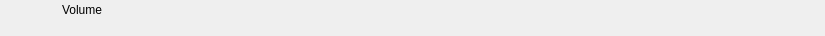
<?xml version="1.0" encoding="UTF-8"?>
<ui version="4.0">
 <class>RundownVolumeWidget</class>
 <widget class="QWidget" name="RundownVolumeWidget">
  <property name="geometry">
   <rect>
    <x>0</x>
    <y>0</y>
    <width>825</width>
    <height>36</height>
   </rect>
  </property>
  <layout class="QHBoxLayout" name="horizontalLayout">
   <property name="spacing">
    <number>0</number>
   </property>
   <property name="margin">
    <number>0</number>
   </property>
   <item>
    <widget class="QFrame" name="frameItem">
     <property name="sizePolicy">
      <sizepolicy hsizetype="Preferred" vsizetype="Fixed">
       <horstretch>0</horstretch>
       <verstretch>0</verstretch>
      </sizepolicy>
     </property>
     <property name="minimumSize">
      <size>
       <width>0</width>
       <height>36</height>
      </size>
     </property>
     <widget class="QLabel" name="labelIcon">
      <property name="geometry">
       <rect>
        <x>22</x>
        <y>2</y>
        <width>32</width>
        <height>32</height>
       </rect>
      </property>
      <property name="text">
       <string/>
      </property>
      <property name="pixmap">
       <pixmap resource="../Widgets.qrc">:/Graphics/Images/Volume.png</pixmap>
      </property>
      <property name="scaledContents">
       <bool>true</bool>
      </property>
     </widget>
     <widget class="QLabel" name="labelChannel">
      <property name="geometry">
       <rect>
        <x>0</x>
        <y>0</y>
        <width>0</width>
        <height>0</height>
       </rect>
      </property>
      <property name="text">
       <string></string>
      </property>
     </widget>
     <widget class="QLabel" name="labelLabel">
      <property name="geometry">
       <rect>
        <x>62</x>
        <y>2</y>
        <width>5000</width>
        <height>16</height>
       </rect>
      </property>
      <property name="text">
       <string>Volume</string>
      </property>
     </widget>
     <widget class="QLabel" name="labelVideolayer">
      <property name="geometry">
       <rect>
        <x>140</x>
        <y>19</y>
        <width>40</width>
        <height>16</height>
       </rect>
      </property>
      <property name="text">
       <string></string>
      </property>
     </widget>
     <widget class="QLabel" name="labelColor">
      <property name="geometry">
       <rect>
        <x>0</x>
        <y>0</y>
        <width>18</width>
        <height>36</height>
       </rect>
      </property>
      <property name="text">
       <string/>
      </property>
     </widget>
     <widget class="QLabel" name="labelGroupColor">
      <property name="geometry">
       <rect>
        <x>0</x>
        <y>0</y>
        <width>6</width>
        <height>36</height>
       </rect>
      </property>
      <property name="text">
       <string/>
      </property>
     </widget>
     <widget class="QLabel" name="labelDevice">
      <property name="geometry">
       <rect>
        <x>62</x>
        <y>19</y>
        <width>75</width>
        <height>16</height>
       </rect>
      </property>
      <property name="text">
       <string></string>
      </property>
     </widget>
     <widget class="QLabel" name="labelDelay">
      <property name="geometry">
       <rect>
        <x>185</x>
        <y>19</y>
        <width>55</width>
        <height>16</height>
       </rect>
      </property>
      <property name="text">
       <string></string>
      </property>
     </widget>
     <widget class="QLabel" name="labelRemoteTriggerId">
      <property name="geometry">
       <rect>
        <x>245</x>
        <y>19</y>
        <width>70</width>
        <height>16</height>
       </rect>
      </property>
      <property name="text">
       <string></string>
      </property>
     </widget>
    </widget>
   </item>
   <item>
    <widget class="QFrame" name="frameStatus">
     <property name="minimumSize">
      <size>
       <width>77</width>
       <height>0</height>
      </size>
     </property>
     <property name="maximumSize">
      <size>
       <width>77</width>
       <height>16777215</height>
      </size>
     </property>
     <widget class="QLabel" name="labelGpiConnected">
      <property name="geometry">
       <rect>
        <x>1</x>
        <y>2</y>
        <width>32</width>
        <height>32</height>
       </rect>
      </property>
      <property name="minimumSize">
       <size>
        <width>32</width>
        <height>32</height>
       </size>
      </property>
      <property name="maximumSize">
       <size>
        <width>32</width>
        <height>32</height>
       </size>
      </property>
      <property name="lineWidth">
       <number>0</number>
      </property>
      <property name="text">
       <string/>
      </property>
      <property name="pixmap">
       <pixmap resource="../Widgets.qrc">:/Graphics/Images/GpiConnected.png</pixmap>
      </property>
      <property name="scaledContents">
       <bool>true</bool>
      </property>
     </widget>
     <widget class="QLabel" name="labelDisconnected">
      <property name="geometry">
       <rect>
        <x>32</x>
        <y>2</y>
        <width>32</width>
        <height>32</height>
       </rect>
      </property>
      <property name="minimumSize">
       <size>
        <width>32</width>
        <height>32</height>
       </size>
      </property>
      <property name="maximumSize">
       <size>
        <width>32</width>
        <height>32</height>
       </size>
      </property>
      <property name="text">
       <string/>
      </property>
      <property name="pixmap">
       <pixmap resource="../Widgets.qrc">:/Graphics/Images/Disconnected.png</pixmap>
      </property>
      <property name="scaledContents">
       <bool>true</bool>
      </property>
     </widget>
     <widget class="QLabel" name="labelActiveColor">
      <property name="geometry">
       <rect>
        <x>69</x>
        <y>0</y>
        <width>8</width>
        <height>36</height>
       </rect>
      </property>
      <property name="minimumSize">
       <size>
        <width>8</width>
        <height>36</height>
       </size>
      </property>
      <property name="maximumSize">
       <size>
        <width>8</width>
        <height>36</height>
       </size>
      </property>
      <property name="text">
       <string/>
      </property>
     </widget>
    </widget>
   </item>
  </layout>
 </widget>
 <resources>
  <include location="../Widgets.qrc"/>
 </resources>
 <connections/>
 <slots>
  <slot>addToCombo()</slot>
 </slots>
</ui>
